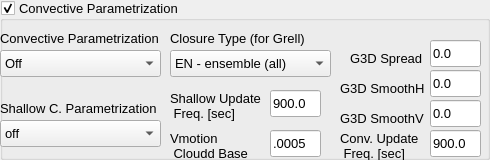
     <widget class="QGroupBox" name="groupBox_10">
      <property name="geometry">
       <rect>
        <x>280</x>
        <y>10</y>
        <width>490</width>
        <height>160</height>
       </rect>
      </property>
      <property name="font">
       <font>
        <family>Arial</family>
        <pointsize>10</pointsize>
        <weight>50</weight>
        <bold>false</bold>
       </font>
      </property>
      <property name="title">
       <string>Convective Parametrization</string>
      </property>
      <property name="checkable">
       <bool>true</bool>
      </property>
      <widget class="QLabel" name="label_88">
       <property name="geometry">
        <rect>
         <x>170</x>
         <y>90</y>
         <width>101</width>
         <height>31</height>
        </rect>
       </property>
       <property name="font">
        <font>
         <family>Arial</family>
         <pointsize>10</pointsize>
         <weight>50</weight>
         <bold>false</bold>
        </font>
       </property>
       <property name="text">
        <string>Shallow Update
 Freq. [sec]</string>
       </property>
      </widget>
      <widget class="QLabel" name="label_83">
       <property name="geometry">
        <rect>
         <x>170</x>
         <y>30</y>
         <width>181</width>
         <height>17</height>
        </rect>
       </property>
       <property name="font">
        <font>
         <family>Arial</family>
         <pointsize>10</pointsize>
         <weight>50</weight>
         <bold>false</bold>
        </font>
       </property>
       <property name="text">
        <string>Closure Type (for Grell)</string>
       </property>
      </widget>
      <widget class="QLabel" name="label_89">
       <property name="geometry">
        <rect>
         <x>170</x>
         <y>130</y>
         <width>91</width>
         <height>31</height>
        </rect>
       </property>
       <property name="font">
        <font>
         <family>Arial</family>
         <pointsize>10</pointsize>
         <weight>50</weight>
         <bold>false</bold>
        </font>
       </property>
       <property name="text">
        <string>Vmotion
 Cloudd Base</string>
       </property>
      </widget>
      <widget class="QLabel" name="label_84">
       <property name="geometry">
        <rect>
         <x>350</x>
         <y>50</y>
         <width>81</width>
         <height>17</height>
        </rect>
       </property>
       <property name="font">
        <font>
         <family>Arial</family>
         <pointsize>10</pointsize>
         <weight>50</weight>
         <bold>false</bold>
        </font>
       </property>
       <property name="text">
        <string>G3D Spread</string>
       </property>
      </widget>
      <widget class="QLabel" name="label_86">
       <property name="geometry">
        <rect>
         <x>340</x>
         <y>110</y>
         <width>91</width>
         <height>17</height>
        </rect>
       </property>
       <property name="font">
        <font>
         <family>Arial</family>
         <pointsize>10</pointsize>
         <weight>50</weight>
         <bold>false</bold>
        </font>
       </property>
       <property name="text">
        <string>G3D SmoothV</string>
       </property>
      </widget>
      <widget class="QLineEdit" name="g3dsvlineEdit">
       <property name="geometry">
        <rect>
         <x>430</x>
         <y>100</y>
         <width>51</width>
         <height>27</height>
        </rect>
       </property>
       <property name="font">
        <font>
         <family>Arial</family>
         <pointsize>10</pointsize>
         <weight>50</weight>
         <bold>false</bold>
        </font>
       </property>
       <property name="text">
        <string>0.0</string>
       </property>
      </widget>
      <widget class="QLineEdit" name="g3dsplineEdit">
       <property name="geometry">
        <rect>
         <x>430</x>
         <y>40</y>
         <width>51</width>
         <height>27</height>
        </rect>
       </property>
       <property name="font">
        <font>
         <family>Arial</family>
         <pointsize>10</pointsize>
         <weight>50</weight>
         <bold>false</bold>
        </font>
       </property>
       <property name="text">
        <string>0.0</string>
       </property>
      </widget>
      <widget class="QLineEdit" name="suflineEdit">
       <property name="geometry">
        <rect>
         <x>270</x>
         <y>90</y>
         <width>51</width>
         <height>27</height>
        </rect>
       </property>
       <property name="font">
        <font>
         <family>Arial</family>
         <pointsize>10</pointsize>
         <weight>50</weight>
         <bold>false</bold>
        </font>
       </property>
       <property name="text">
        <string>900.0</string>
       </property>
      </widget>
      <widget class="QComboBox" name="scpcomboBox">
       <property name="geometry">
        <rect>
         <x>0</x>
         <y>120</y>
         <width>161</width>
         <height>27</height>
        </rect>
       </property>
       <property name="font">
        <font>
         <family>Arial</family>
         <pointsize>10</pointsize>
         <weight>50</weight>
         <bold>false</bold>
        </font>
       </property>
       <item>
        <property name="text">
         <string>off</string>
        </property>
       </item>
       <item>
        <property name="text">
         <string>Souza Scheme</string>
        </property>
       </item>
       <item>
        <property name="text">
         <string>Grell Deveny</string>
        </property>
       </item>
      </widget>
      <widget class="QComboBox" name="ctcomboBox">
       <property name="geometry">
        <rect>
         <x>170</x>
         <y>50</y>
         <width>161</width>
         <height>27</height>
        </rect>
       </property>
       <property name="font">
        <font>
         <family>Arial</family>
         <pointsize>10</pointsize>
         <weight>50</weight>
         <bold>false</bold>
        </font>
       </property>
       <item>
        <property name="text">
         <string>EN - ensemble (all)</string>
        </property>
       </item>
       <item>
        <property name="text">
         <string>GR - Grell</string>
        </property>
       </item>
       <item>
        <property name="text">
         <string>LO - Low Level Omega</string>
        </property>
       </item>
       <item>
        <property name="text">
         <string>MC - Moisture convergence</string>
        </property>
       </item>
       <item>
        <property name="text">
         <string>SC - Kain Fritsch</string>
        </property>
       </item>
       <item>
        <property name="text">
         <string>AS - Arakawa Shubert</string>
        </property>
       </item>
       <item>
        <property name="text">
         <string>PB - Peter Betchtold</string>
        </property>
       </item>
      </widget>
      <widget class="QLineEdit" name="couflineEdit">
       <property name="geometry">
        <rect>
         <x>430</x>
         <y>130</y>
         <width>51</width>
         <height>27</height>
        </rect>
       </property>
       <property name="font">
        <font>
         <family>Arial</family>
         <pointsize>10</pointsize>
         <weight>50</weight>
         <bold>false</bold>
        </font>
       </property>
       <property name="text">
        <string>900.0</string>
       </property>
      </widget>
      <widget class="QLineEdit" name="vmotlineEdit">
       <property name="geometry">
        <rect>
         <x>270</x>
         <y>130</y>
         <width>51</width>
         <height>27</height>
        </rect>
       </property>
       <property name="font">
        <font>
         <family>Arial</family>
         <pointsize>10</pointsize>
         <weight>50</weight>
         <bold>false</bold>
        </font>
       </property>
       <property name="text">
        <string>.0005</string>
       </property>
      </widget>
      <widget class="QLabel" name="label_87">
       <property name="geometry">
        <rect>
         <x>0</x>
         <y>100</y>
         <width>181</width>
         <height>17</height>
        </rect>
       </property>
       <property name="font">
        <font>
         <family>Arial</family>
         <pointsize>10</pointsize>
         <weight>50</weight>
         <bold>false</bold>
        </font>
       </property>
       <property name="text">
        <string>Shallow C. Parametrization</string>
       </property>
      </widget>
      <widget class="QLabel" name="label_85">
       <property name="geometry">
        <rect>
         <x>340</x>
         <y>80</y>
         <width>91</width>
         <height>17</height>
        </rect>
       </property>
       <property name="font">
        <font>
         <family>Arial</family>
         <pointsize>10</pointsize>
         <weight>50</weight>
         <bold>false</bold>
        </font>
       </property>
       <property name="text">
        <string>G3D SmoothH</string>
       </property>
      </widget>
      <widget class="QLineEdit" name="g3dshlineEdit">
       <property name="geometry">
        <rect>
         <x>430</x>
         <y>70</y>
         <width>51</width>
         <height>27</height>
        </rect>
       </property>
       <property name="font">
        <font>
         <family>Arial</family>
         <pointsize>10</pointsize>
         <weight>50</weight>
         <bold>false</bold>
        </font>
       </property>
       <property name="text">
        <string>0.0</string>
       </property>
      </widget>
      <widget class="QComboBox" name="cparcomboBox">
       <property name="geometry">
        <rect>
         <x>0</x>
         <y>50</y>
         <width>161</width>
         <height>27</height>
        </rect>
       </property>
       <property name="font">
        <font>
         <family>Arial</family>
         <pointsize>10</pointsize>
         <weight>50</weight>
         <bold>false</bold>
        </font>
       </property>
       <item>
        <property name="text">
         <string>Off</string>
        </property>
       </item>
       <item>
        <property name="text">
         <string>Tremback</string>
        </property>
       </item>
       <item>
        <property name="text">
         <string>Grell-Deveny</string>
        </property>
       </item>
       <item>
        <property name="text">
         <string>Grell 3D</string>
        </property>
       </item>
       <item>
        <property name="text">
         <string>Grell Freitas FIM</string>
        </property>
       </item>
       <item>
        <property name="text">
         <string>Grell Freitas 2014</string>
        </property>
       </item>
       <item>
        <property name="text">
         <string>Grell Freitas 2015</string>
        </property>
       </item>
      </widget>
      <widget class="QLabel" name="label_82">
       <property name="geometry">
        <rect>
         <x>0</x>
         <y>30</y>
         <width>181</width>
         <height>17</height>
        </rect>
       </property>
       <property name="font">
        <font>
         <family>Arial</family>
         <pointsize>10</pointsize>
         <weight>50</weight>
         <bold>false</bold>
        </font>
       </property>
       <property name="text">
        <string>Convective Parametrization</string>
       </property>
      </widget>
      <widget class="QLabel" name="label_90">
       <property name="geometry">
        <rect>
         <x>340</x>
         <y>130</y>
         <width>81</width>
         <height>31</height>
        </rect>
       </property>
       <property name="font">
        <font>
         <family>Arial</family>
         <pointsize>10</pointsize>
         <weight>50</weight>
         <bold>false</bold>
        </font>
       </property>
       <property name="text">
        <string>Conv. Update
 Freq. [sec]</string>
       </property>
      </widget>
     </widget>
